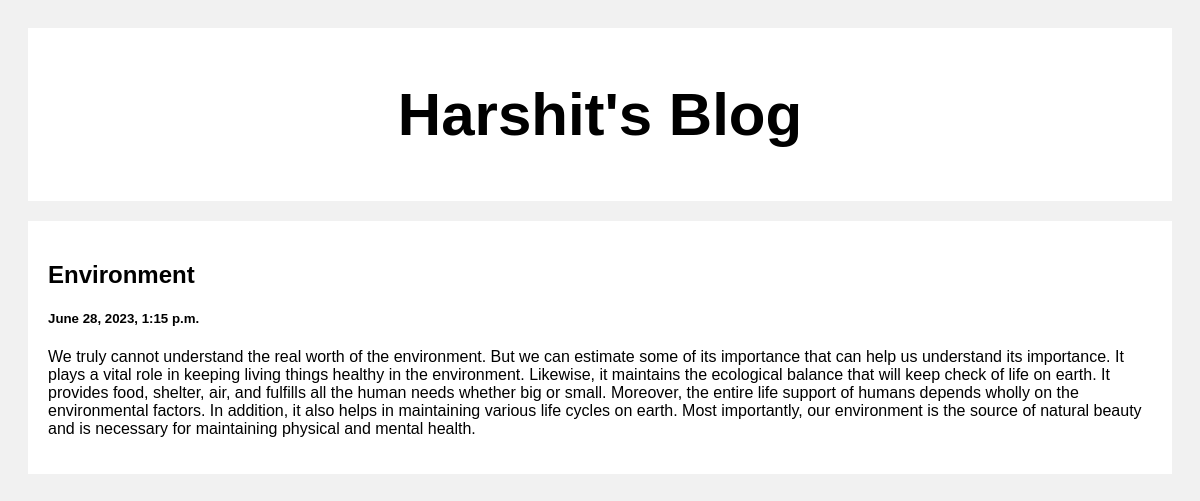
Screenshot of /post/2 with the database file from the repository.
### posts/models.py (models this page shows)
class Post(models.Model):
    title= models.CharField(max_length=100)
    body= models.CharField(max_length=100000)
    created_at= models.DateTimeField(default= datetime.now, blank=True)

### posts/views.py (the view)
# urls.py: path('post/<str:pk>', views.post, name='post')
def post(request, pk):
    post = Post.objects.get(id=pk)
    return render(request,'post.html',{'posts': post})

### templates/post.html (shortened to what this page needs)
<!DOCTYPE html>
<html>
<head>
</head>
<body>
<div class="header">
    <a style="text-decoration:none;color:black;" href='/'>
        <h2>Harshit's Blog</h2>
    </a>
</div>
<div class="row">
  <div class="leftcolumn">
    <div class="card">
        <h2>{{posts.title}}</h2>
        <h5>{{posts.created_at}}</h5>
        <p>{{posts.body}}</p>
    </div>
  </div>
</div>
</body>
</html>

### templates/post.html (style rules this page uses)
* { box-sizing: border-box; }
body { font-family: Arial; padding: 20px; background: #f1f1f1; }
.header { padding: 2px; font-size: 40px; text-align: center; background: white; }
.leftcolumn { float: left; width: 100%; }
.card { background-color: white; padding: 20px; margin-top: 20px; }
.row:after { content: ""; display: table; clear: both; }

### rows the page displays
Post: title "Environment", created_at "June 28, 2023, 1:15 p.m.", body "We truly cannot understand the real worth of the environment. But we can estimate some of its importance that can help us understand its importance. It plays a vital role in keeping living things healthy in the environment. Likewise, it maintains the ecological balance that will keep check of life on earth. It provides food, shelter, air, and fulfills all the human needs whether big or small. Moreover, the entire life support of humans depends wholly on the environmental factors. In addition, it also helps in maintaining various life cycles on earth. Most importantly, our environment is the source of natural beauty and is necessary for maintaining physical and mental health."
